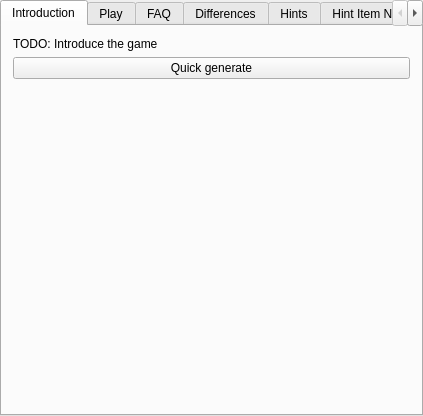
<?xml version="1.0" encoding="UTF-8"?>
<ui version="4.0">
 <class>CaveStoryGameTabWidget</class>
 <widget class="QTabWidget" name="CaveStoryGameTabWidget">
  <property name="geometry">
   <rect>
    <x>0</x>
    <y>0</y>
    <width>423</width>
    <height>416</height>
   </rect>
  </property>
  <property name="currentIndex">
   <number>0</number>
  </property>
  <widget class="QWidget" name="tab_intro">
   <attribute name="title">
    <string>Introduction</string>
   </attribute>
   <layout class="QVBoxLayout" name="intro_layout">
    <item>
     <widget class="QLabel" name="intro_label">
      <property name="text">
       <string>&lt;html&gt;&lt;head/&gt;&lt;body&gt;&lt;p&gt;TODO: Introduce the game&lt;/p&gt;&lt;/body&gt;&lt;/html&gt;</string>
      </property>
     </widget>
    </item>
    <item>
     <widget class="QPushButton" name="quick_generate_button">
      <property name="text">
       <string>Quick generate</string>
      </property>
     </widget>
    </item>
    <item>
     <spacer name="intro_spacer">
      <property name="orientation">
       <enum>Qt::Vertical</enum>
      </property>
      <property name="sizeHint" stdset="0">
       <size>
        <width>20</width>
        <height>40</height>
       </size>
      </property>
     </spacer>
    </item>
   </layout>
  </widget>
  <widget class="GenerateGameWidget" name="tab_generate_game">
   <attribute name="title">
    <string>Play</string>
   </attribute>
  </widget>
  <widget class="QWidget" name="faq_tab">
   <attribute name="title">
    <string>FAQ</string>
   </attribute>
   <layout class="QGridLayout" name="faq_layout">
    <property name="leftMargin">
     <number>0</number>
    </property>
    <property name="topMargin">
     <number>0</number>
    </property>
    <property name="rightMargin">
     <number>0</number>
    </property>
    <property name="bottomMargin">
     <number>0</number>
    </property>
    <item row="0" column="0">
     <widget class="QScrollArea" name="faq_scroll_area">
      <property name="widgetResizable">
       <bool>true</bool>
      </property>
      <widget class="QWidget" name="faq_scroll_area_contents">
       <property name="geometry">
        <rect>
         <x>0</x>
         <y>0</y>
         <width>417</width>
         <height>391</height>
        </rect>
       </property>
       <layout class="QGridLayout" name="gridLayout_9">
        <item row="0" column="0">
         <widget class="QLabel" name="custom_faq_label">
          <property name="text">
           <string>## Help me!
If you find yourself stuck, here are a few common pitfalls:
- Remember that the Jellyfish Juice can quench more than one fireplace
- The Graveyard can only be accessed if you obtain the Silver Locket and see Toroko get kidnapped
- The Hermit Gunsmith will wake up and give you an item if you defeat the Core and show him his gun
- The western side of the Labyrinth can be accessed without flight if you defeat Toroko+
- The Plantation can be accessed without the Teleporter Room Key if you save Kazuma and teleport in or climb the Outer Wall
- The Waterway can be accessed without the Cure-All by using the teleporter in the Labyrinth Shop
- There may be a required item in the Last Cave (Hidden) as a reward for defeating the Red Demon

If you're still stuck, join our [official Discord server](https://discord.gg/7zUdPEn) and ask for help in there!</string>
          </property>
          <property name="textFormat">
           <enum>Qt::MarkdownText</enum>
          </property>
          <property name="alignment">
           <set>Qt::AlignLeading|Qt::AlignLeft|Qt::AlignTop</set>
          </property>
          <property name="wordWrap">
           <bool>true</bool>
          </property>
         </widget>
        </item>
       </layout>
      </widget>
     </widget>
    </item>
   </layout>
  </widget>
  <widget class="QWidget" name="differences_tab">
   <attribute name="title">
    <string>Differences</string>
   </attribute>
   <layout class="QVBoxLayout" name="differences_tab_layout">
    <property name="leftMargin">
     <number>0</number>
    </property>
    <property name="topMargin">
     <number>0</number>
    </property>
    <property name="rightMargin">
     <number>0</number>
    </property>
    <property name="bottomMargin">
     <number>0</number>
    </property>
    <item>
     <widget class="QScrollArea" name="differences_scroll_area">
      <property name="widgetResizable">
       <bool>true</bool>
      </property>
      <widget class="QWidget" name="differences_scroll_contents">
       <property name="geometry">
        <rect>
         <x>0</x>
         <y>0</y>
         <width>407</width>
         <height>721</height>
        </rect>
       </property>
       <layout class="QVBoxLayout" name="differences_scroll_layout_4">
        <item>
         <widget class="QLabel" name="differences_label">
          <property name="text">
           <string>## Main differences
Note that there are a few key differences from the vanilla game in order to improve the playing experience:

- All 5 teleporter locations in Arthur's House are active from the beginning of the game
- All other teleporters from the vanilla game are active and linked to one another at all times
- A teleporter between Sand Zone (near the Storehouse) and Labyrinth I has been placed and can be activated in one of two ways:
   1. Defeating Toroko+
   2. Using the teleporter from the Labyrinth I side
- Most cutscenes have been abridged or skipped entirely
- Jellyfish Juice can be used an infinite number of times
- You can carry as many as 5 puppies at once: Jenka will only accept them once you've collected all 5
- Certain items that are received from NPCs have been placed in chests:
  - Labyrinth B (Fallen Booster)
  - Labyrinth Shop
    - One requiring the Machine Gun to open
    - One requiring the Fireball to open
    - One requiring the Spur to open
  - Jail no. 1
  - Storage? (Ma Pignon)
    - This chest requires saving Curly in the Waterway to open
- If you don't have Curly's Air Tank after defeating the Core, the water will not rise and you may leave without dying
- Curly cannot be left behind permanently in the Core; the shutter will never close once the boss has been defeated
- The jump in the Waterway to save Curly has been made much easier
- Ironhead will always give you his item on defeat (but there's still a special surprise if you defeat him without taking damage!)
- Kazuma will only open the door between Egg no. 0 and the Outer Wall if you save him in Grasstown
- Kazuma's door can be blown down from both the outside and the inside
- Entering the Throne Room to complete the game requires doing a few things:
  1. Saving Sue in the Egg Corridor
  2. Obtaining the Booster 2.0 (for Best Ending and up)
  3. Obtaining the Iron Bond (for Best Ending and up)
  4. Defeating every boss (for All Bosses and up)
  5. Obtaining all 66 items outside of Sacred Grounds (for 100%)
- In Bad Ending, leaving the island with Kazuma on the Outer Wall requires two things:
  1. Saving Kazuma using the Explosive
  2. Defeating the Core</string>
          </property>
          <property name="textFormat">
           <enum>Qt::MarkdownText</enum>
          </property>
          <property name="alignment">
           <set>Qt::AlignLeading|Qt::AlignLeft|Qt::AlignTop</set>
          </property>
          <property name="wordWrap">
           <bool>true</bool>
          </property>
         </widget>
        </item>
       </layout>
      </widget>
     </widget>
    </item>
   </layout>
  </widget>
  <widget class="QWidget" name="hints_tab">
   <attribute name="title">
    <string>Hints</string>
   </attribute>
   <layout class="QVBoxLayout" name="hints_tab_layout">
    <property name="spacing">
     <number>0</number>
    </property>
    <property name="leftMargin">
     <number>0</number>
    </property>
    <property name="topMargin">
     <number>0</number>
    </property>
    <property name="rightMargin">
     <number>0</number>
    </property>
    <property name="bottomMargin">
     <number>0</number>
    </property>
    <item>
     <widget class="QScrollArea" name="hints_scroll_area">
      <property name="widgetResizable">
       <bool>true</bool>
      </property>
      <widget class="QWidget" name="hints_scroll_area_contents">
       <property name="geometry">
        <rect>
         <x>0</x>
         <y>0</y>
         <width>417</width>
         <height>391</height>
        </rect>
       </property>
       <layout class="QVBoxLayout" name="hints_scroll_layout">
        <item>
         <widget class="QLabel" name="hints_label">
          <property name="text">
           <string>In Cave Story, you can find hints from the following sources:

**Blue Robots and Cthulhus**: Each of these friendly folks will provide a general hint about items in the game.

**MALCO**: MALCO provides a hint about the item he gives as a reward for bringing him the bomb ingredients.

**Jenka**: Jenka provides a hint about the item she gives as a reward for returning all 5 of her puppies.

**Mrs. Little**: Mrs. Little provides a hint about the item Mr. Little gives as a reward for returning him home and showing him the Blade.

**Numahachi**: In the Statue Chamber, Numahachi will provide two hints about the items found in Sacred Grounds.</string>
          </property>
          <property name="textFormat">
           <enum>Qt::MarkdownText</enum>
          </property>
          <property name="alignment">
           <set>Qt::AlignLeading|Qt::AlignLeft|Qt::AlignTop</set>
          </property>
          <property name="wordWrap">
           <bool>true</bool>
          </property>
         </widget>
        </item>
       </layout>
      </widget>
     </widget>
    </item>
   </layout>
  </widget>
  <widget class="QWidget" name="hint_item_names_tab">
   <attribute name="title">
    <string>Hint Item Names</string>
   </attribute>
   <layout class="QVBoxLayout" name="hint_item_names_layout">
    <property name="spacing">
     <number>0</number>
    </property>
    <property name="leftMargin">
     <number>0</number>
    </property>
    <property name="topMargin">
     <number>0</number>
    </property>
    <property name="rightMargin">
     <number>0</number>
    </property>
    <property name="bottomMargin">
     <number>0</number>
    </property>
    <item>
     <widget class="QScrollArea" name="hint_item_names_scroll_area">
      <property name="widgetResizable">
       <bool>true</bool>
      </property>
      <property name="alignment">
       <set>Qt::AlignLeading|Qt::AlignLeft|Qt::AlignTop</set>
      </property>
      <widget class="QWidget" name="hint_item_names_scroll_contents">
       <property name="geometry">
        <rect>
         <x>0</x>
         <y>0</y>
         <width>417</width>
         <height>391</height>
        </rect>
       </property>
       <layout class="QVBoxLayout" name="hint_item_names_scroll_layout">
        <item>
         <widget class="QLabel" name="hint_item_names_label">
          <property name="text">
           <string>&lt;html&gt;&lt;head/&gt;&lt;body&gt;&lt;p&gt;When
                                                items are referenced in a hint, multiple names can be
                                                used depending on how precise the hint is. The names
                                                each item can use are the following:&lt;/p&gt;&lt;/body&gt;&lt;/html&gt;
                                            </string>
          </property>
          <property name="alignment">
           <set>Qt::AlignLeading|Qt::AlignLeft|Qt::AlignTop</set>
          </property>
          <property name="wordWrap">
           <bool>true</bool>
          </property>
         </widget>
        </item>
        <item>
         <widget class="QTableWidget" name="hint_item_names_tree_widget">
          <property name="editTriggers">
           <set>QAbstractItemView::NoEditTriggers</set>
          </property>
          <property name="sortingEnabled">
           <bool>true</bool>
          </property>
          <column>
           <property name="text">
            <string>Item</string>
           </property>
          </column>
          <column>
           <property name="text">
            <string>Precise Category</string>
           </property>
          </column>
          <column>
           <property name="text">
            <string>General Category</string>
           </property>
          </column>
          <column>
           <property name="text">
            <string>Broad Category</string>
           </property>
          </column>
         </widget>
        </item>
       </layout>
      </widget>
     </widget>
    </item>
   </layout>
  </widget>
  <widget class="QWidget" name="hint_locations_tab">
   <attribute name="title">
    <string>Hints Locations</string>
   </attribute>
   <layout class="QVBoxLayout" name="hint_tab_layout">
    <property name="leftMargin">
     <number>0</number>
    </property>
    <property name="topMargin">
     <number>0</number>
    </property>
    <property name="rightMargin">
     <number>0</number>
    </property>
    <property name="bottomMargin">
     <number>0</number>
    </property>
    <item>
     <widget class="QScrollArea" name="hint_locations_scroll_area">
      <property name="widgetResizable">
       <bool>true</bool>
      </property>
      <property name="alignment">
       <set>Qt::AlignLeading|Qt::AlignLeft|Qt::AlignTop</set>
      </property>
      <widget class="QWidget" name="hint_locations_scroll_contents">
       <property name="geometry">
        <rect>
         <x>0</x>
         <y>0</y>
         <width>417</width>
         <height>391</height>
        </rect>
       </property>
       <layout class="QVBoxLayout" name="hint_scroll_layout">
        <item>
         <widget class="QLabel" name="hint_locations_label">
          <property name="text">
           <string>&lt;html&gt;&lt;head/&gt;&lt;body&gt;&lt;p&gt;Hints
                                                are placed in the game by replacing character dialog.
                                                The following are the areas that may have a hint added
                                                to them:&lt;/p&gt;&lt;/body&gt;&lt;/html&gt;
                                            </string>
          </property>
          <property name="alignment">
           <set>Qt::AlignLeading|Qt::AlignLeft|Qt::AlignTop</set>
          </property>
          <property name="wordWrap">
           <bool>true</bool>
          </property>
         </widget>
        </item>
        <item>
         <widget class="QTreeWidget" name="hint_locations_tree_widget">
          <column>
           <property name="text">
            <string>Location</string>
           </property>
          </column>
         </widget>
        </item>
       </layout>
      </widget>
     </widget>
    </item>
   </layout>
  </widget>
 </widget>
 <layoutdefault spacing="6" margin="11"/>
 <customwidgets>
  <customwidget>
   <class>GenerateGameWidget</class>
   <extends>QWidget</extends>
   <header location="global">randovania/gui/widgets/generate_game_widget.h</header>
   <container>1</container>
  </customwidget>
 </customwidgets>
 <resources/>
 <connections/>
</ui>
